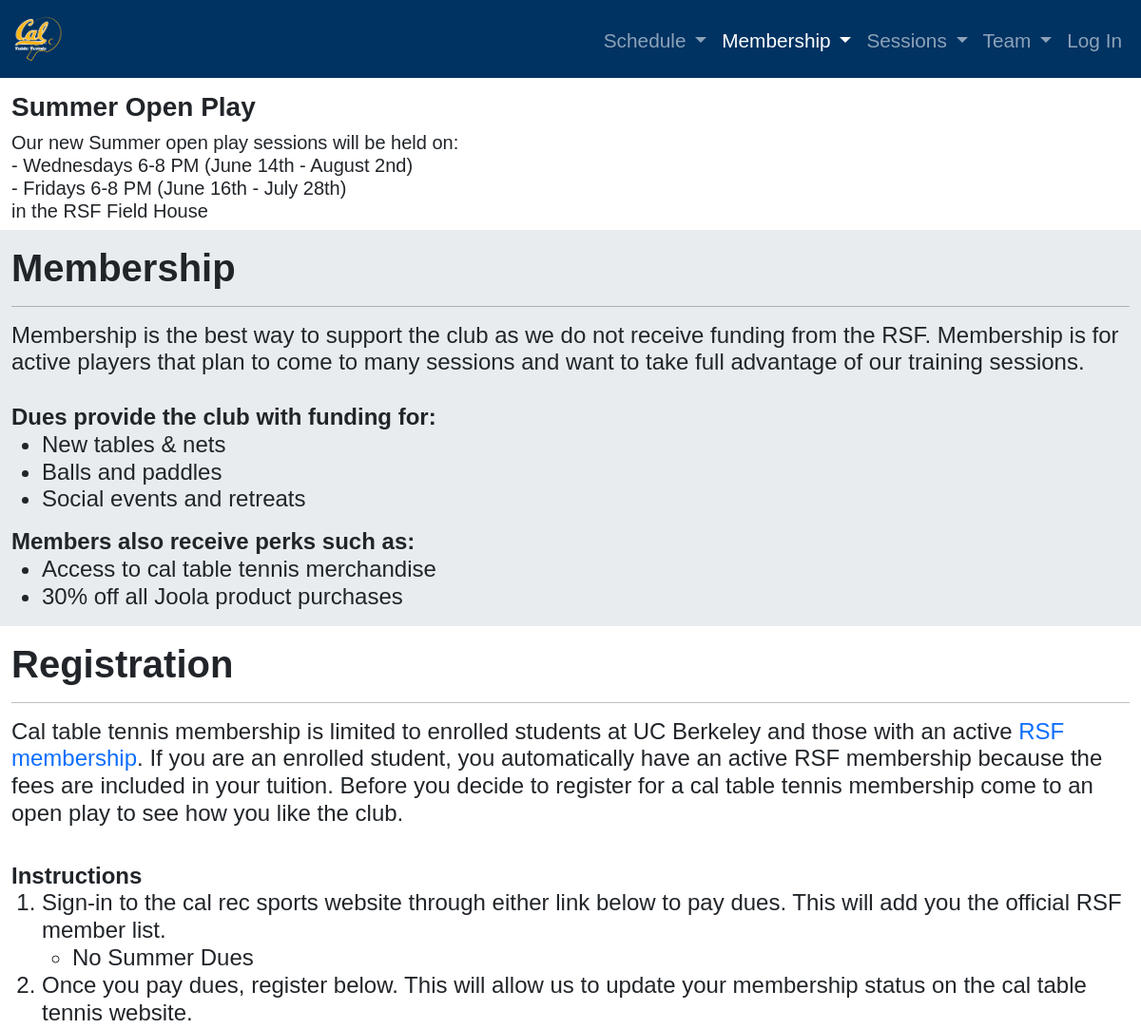
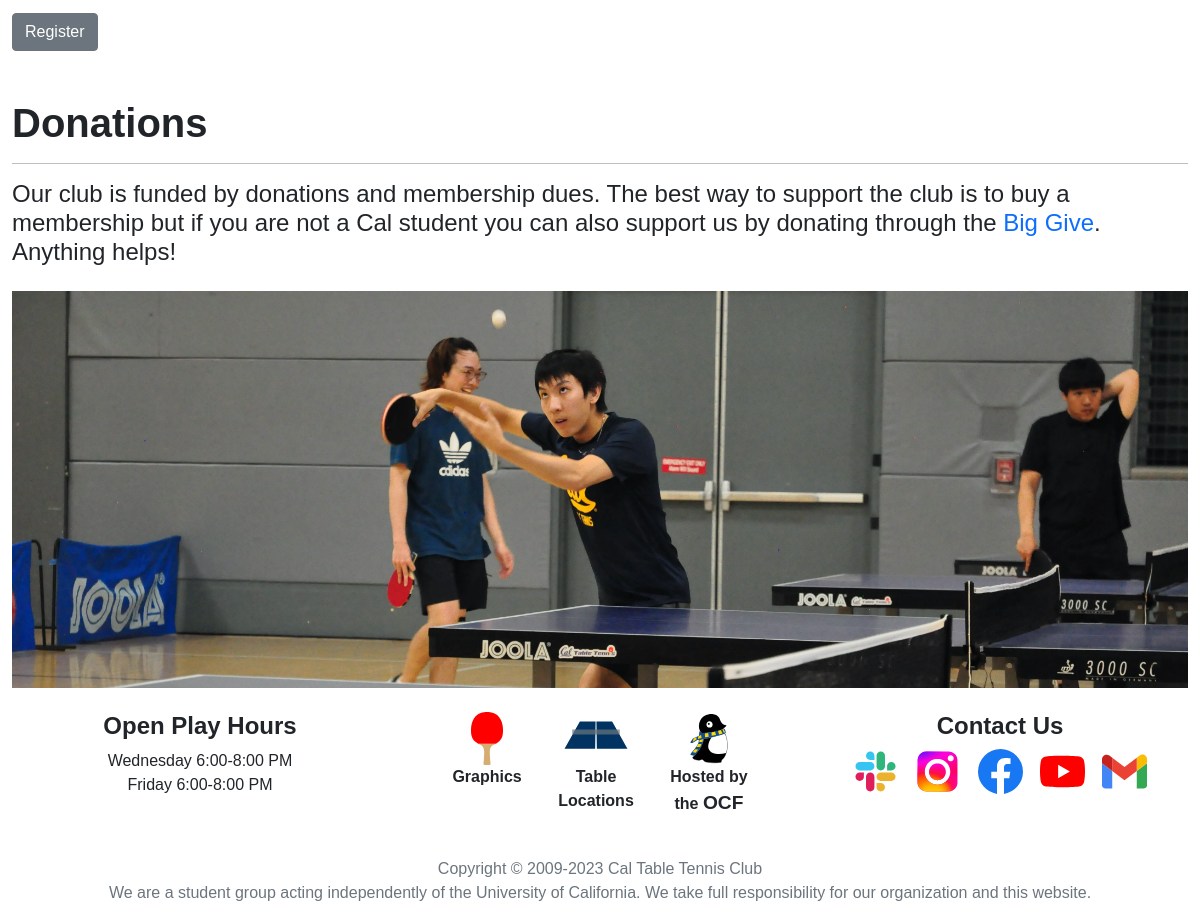
Page /membership/ on the committed database (2 pictures, top to bottom).
### announcements/models.py (models this page shows)
class Announcement(models.Model):
	title = models.CharField(max_length=80, default=None, blank=True, null=True)
	content = models.CharField(max_length=500, default=None, blank=True, null=True)
	link_text = models.CharField(max_length=80, default=None, blank=True, null=True)
	link_url = models.URLField(max_length=300, default=None, blank=True, null=True)
	link_opens_in_new_tab = models.BooleanField(default=True)
	on_home_page = models.BooleanField(default=False)
	on_schedule_page = models.BooleanField(default=False)
	on_sessions_page = models.BooleanField(default=False)
	on_membership_page = models.BooleanField(default=False)
	on_team_page = models.BooleanField(default=False)

### membership/models.py (models this page shows)
class DuesLink(models.Model):
	link_text = models.CharField(max_length=80, default=None, blank=True, null=True)
	link_url = models.URLField(max_length=300, default=None, blank=True, null=True)
	link_opens_in_new_tab = models.BooleanField(default=True)

### images/models.py (models this page shows, shortened)
class FooterImage(models.Model):
	image = models.ImageField(upload_to=footer_upload_location)
	name = models.CharField(max_length=30, unique=True)
	__original_image = None
	__original_name = None
	def __init__(self, *args, **kwargs):
			super().__init__(*args, **kwargs)
			self.__original_image = self.image
			self.__original_name = self.name

### schedule/models.py (models this page shows)
class TimeSlot(models.Model):
	time_slot = models.CharField(max_length=100, blank=True)
	day = models.CharField(max_length=9, choices=DayChoices, blank=True)
	location = models.CharField(max_length=20, choices=LocationChoices, blank=True)
	availability = models.CharField(max_length=15, choices=AvailabilityChoices, blank=True)
	open_play = models.BooleanField(default=True)
	novice_training = models.BooleanField(default=False)
	intermediate_training = models.BooleanField(default=False)
	advanced_training = models.BooleanField(default=False)
	tournaments = models.BooleanField(default=False)

### membership/views.py (the view)
# urls.py: path('membership/', include('membership.urls')),
def membership(request):
  page_title = 'Membership'
  announcements = Announcement.objects.filter(on_membership_page=True)
  dues_links = DuesLink.objects.all()
  return render(request, "membership/membership.html",
    {
      'page_title': page_title,
      'announcements': announcements,
      'dues_links': dues_links
    }
  )

### templates/membership/membership.html (shortened to what this page needs)
{% extends 'base.html' %}
{% load static %}
{% load socialaccount %}
{% load account %}
{% load custom_tags %}
{% block content %}
<div class="container-fluid padding">
	<div class="row emphasis">
		<div class="col-12">
			<h1><b>Membership</b></h1>
			<hr class="horizontalrule">
			<h4>
				Membership is the best way to support the club as we do not receive funding from the RSF.
				Membership is for active players that plan to come to many sessions and want to take full advantage of our training sessions.
				<br/><br/>
				<b>Dues provide the club with funding for:</b>
				<ul>
					<li>New tables & nets</li>
					<li>Balls and paddles</li>
					<li>Social events and retreats</li>
				</ul>
				<b>Members also receive perks such as:</b>
				<ul>
					<li>Access to cal table tennis merchandise</li>
					<li>30% off all Joola product purchases</li>
				</ul>
			</h4>
		</div>
	</div>
</div>
<div class="container-fluid padding" id="registration">
	<div class="row padding">
		<div class="col-12">
			<h1><b>Registration</b></h1>
			<hr class="horizontalrule">
			<h4>
				Cal table tennis membership is limited to enrolled students at UC Berkeley and those with an active
				<a href="https://recsports.berkeley.edu/memberships/" target="_blank" rel="noreferrer noopener">RSF membership</a>.
				If you are an enrolled student, you automatically have an active RSF membership because the fees are included in your tuition.
				Before you decide to register for a cal table tennis membership come to an open play to see how you like the club.
			</h4>
			<h4>
				<br/>
				<b>Instructions</b><br/>
				<ol>
					<li>
						Sign-in to the cal rec sports website through either link below to pay dues.  This will add you the official RSF member list.
						<ul>
						{% for dues_link in dues_links %}
							{% if dues_link.link_url %}
							<li>
								{% if dues_link.link_url and dues_link.link_text%}
									{% if dues_link.link_opens_in_new_tab %}
										<a href="{{ dues_link.link_url }}" target="_blank" rel="noreferrer noopener">{{ dues_link.link_text }}</a>
									{% else %}
										<a href="{{ dues_link.link_url }}">{{ dues_link.link_text }}</a>
									{% endif%}
								{% elif dues_link.link_url %}
									{% if dues_link.link_opens_in_new_tab %}
										<a href="{{ dues_link.link_url }}" target="_blank" rel="noreferrer noopener">{{ dues_link.link_url }}</a>
									{% else %}
										<a href="{{ dues_link.link_url }}">{{ dues_link.link_url }}</a>
									{% endif %}
								{% endif %}
							</li>
							{% elif dues_link.link_text %}
							<li>
								{{ dues_link.link_text }}
							</li>
							{% endif %}
						{% endfor %}
						</ul>
					</li>
					<li>
						Once you pay dues, register below.  This will allow us to update your membership status on the cal table tennis website.
					</li>
				</ol>
				{% if not user.is_registered and not user.is_member %}
					<a href={% url 'register' %} class="btn btn-secondary">Register</a>
				{% else %}
					</h4>
						<p>
							No need to register because you are already a member of Cal Table Tennis 🏓.
						</p>
					<h4>
				{% endif %}
			</h4>
		</div>
	</div>
</div>
<div class="container-fluid padding">
	<div class="row padding">
	</div>
</div>
<div class="container-fluid padding" id="donations">
	<div class="row padding">
		<div class="col-12">
			<h1><b>Donations</b></h1>
			<hr class="horizontalrule">
			<h4>
				Our club is funded by donations and membership dues.
				The best way to support the club is to buy a membership but if you are not a Cal student you can also support us by donating through the
				<a href="https://givingday.berkeley.edu/giving-day/60202/donate?dept=60796">Big Give</a>. Anything helps!
			</h4>
		</div>
	</div>
</div>
{% endblock content %}

### templates/base.html (shortened to what this page needs)
{% load static %}
{% load socialaccount %}
{% load account %}
{% load custom_tags %}
<!DOCTYPE html>
<html lang="en">
<head>
	<link rel="stylesheet" href={% static "plugins/bootstrap/bootstrap.min.css" %}>
	<link rel="stylesheet" type="text/css" href= "{% static "css/style.css" %}?v=7.4">
</head>
<body>
<nav class="navbar navbar-expand-md navbar-dark fixed-top">
	<div class="container-fluid">
	{% url "home" as url %}
	<a class="navbar-brand" href={{ url }}><img src={% static "graphics/logo.png" %}></a>
	<div class="collapse navbar-collapse" id="navbarSupportedContent">
		<ul class="navbar-nav ms-auto ">
			{% url "schedule" as url %}
			<li class="nav-item dropdown">
				<a class="nav-link {% if request.path == url %}active{% endif %}" href={{ url }} style="padding-right:0; display:inline-block;">Schedule</a>
				<a class="nav-link dropdown-toggle {% if request.path == url %}active{% endif %}"  style="padding-left:0; display:inline-block;"
				href="#" id="navbarDropdown" role="button" data-bs-toggle="dropdown" aria-expanded="false"> </a>
			</li>
			{% url "membership" as url %}
			<li class="nav-item dropdown">
				<a class="nav-link {% if request.path == url %}active{% endif %}" href={{ url }} style="padding-right:0; display:inline-block;">Membership</a>
				<a class="nav-link dropdown-toggle {% if request.path == url %}active{% endif %}"  style="padding-left:0; display:inline-block;"
				href="#" id="navbarDropdown" role="button" data-bs-toggle="dropdown" aria-expanded="false"> </a>
			</li>
			{% url "sessions" as url %}
			<li class="nav-item dropdown">
				<a class="nav-link {% if request.path == url %}active{% endif %}" href={{ url }} style="padding-right:0; display:inline-block;">Sessions</a>
				<a class="nav-link dropdown-toggle {% if request.path == url %}active{% endif %}"  style="padding-left:0; display:inline-block;"
				href="#" id="navbarDropdown" role="button" data-bs-toggle="dropdown" aria-expanded="false"> </a>
			</li>
			{% url "team" as url %}
			<li class="nav-item dropdown">
				<a class="nav-link {% if request.path == url %}active{% endif %}" href={{ url }} style="padding-right:0; display:inline-block;">Team</a>
				<a class="nav-link dropdown-toggle {% if request.path == url %}active{% endif %}"  style="padding-left:0; display:inline-block;"
				href="#" id="navbarDropdown" role="button" data-bs-toggle="dropdown" aria-expanded="false"> </a>
			</li>
			<li class="nav-item dropdown">
				{% if user.is_authenticated %}
				<a class="nav-link" href="{% provider_login_url 'google' action='reauthenticate' next=request.path %}" id="navbarDropdown" role="button"
				data-bs-toggle="dropdown" aria-expanded="false">
					<span class="d-md-none">
						Account
						{% if user.is_staff and num_notifications %}
						<span class="badge rounded-pill bg-danger badge-position">{{ num_notifications }}</span>
						{% endif %}
					</span>
					<span class="d-none d-md-block">
						<img class="account-image rounded-circle" src="{{ user.socialaccount_set.all.0.get_avatar_url }}" style="height: 2.5rem;"/>
						{% if user.is_staff and num_notifications %}
						<span class="top-0 start-100 translate-middle badge rounded-pill badge bg-danger">{{ num_notifications }}</span>
						{% endif %}
					</span>
				</a>
				<ul class="dropdown-menu dropdown-menu-end" aria-labelledby="navbarDropdown">
					<li><a class="dropdown-item" href="{% url 'account-settings' %}?next={{request.path}}">Account Settings</a></li>
					<li><form id="logoutid" action="{% url 'logout' %}" method="post">{% csrf_token %}</form></li>
					<li><a class="dropdown-item" href="{% url 'account_logout' %}?next={{request.path}}">
						Logout {{ user.email }}
						{% if user.is_member %}
							🏓
						{% endif %}
					</a></li>
					{% if user.is_staff or user.is_admin%}
						<li><hr class="dropdown-divider"></li>
						<li><a class="dropdown-item" href="{% url 'manage-users' %}?next={{request.path}}">Manage Users
							{% if num_notifications %}
								<span class="badge rounded-pill bg-danger badge-position">{{ num_notifications }}</span>
							{% endif %}
						</a></li>
					{% endif %}
					{% if user.is_admin and not user.is_superuser %}
						<li><hr class="dropdown-divider"></li>
						<li><a class="dropdown-item" href="{% url 'admin:index' %}?next={{request.path}}">Admin Portal</a></li>
					{% endif %}
						{% if user.is_superuser %}
						<li><hr class="dropdown-divider"></li>
						<li><a class="dropdown-item" href="{% url 'admin:index' %}?next={{request.path}}">Superuser Portal</a></li>
					{% endif %}
				</ul>
				{% else %}
				<a class="nav-link" href="{% provider_login_url 'google' action='reauthenticate' next=request.path %}">Log In</a>
				{% endif %}
			</li>
		</ul>
	</div>
</nav>
{% if announcements %}
<div class="container-fluid padding">
	<div class="row padding">
		<div class="col-lg-6">
			{% for announcement in announcements %}
				{% if announcement.title %}
					<h3><b>{{ announcement.title }}</b></h3>
				{% endif %}
				{% if announcement.content or announcement.link_url %}
				<h5>
					{% if announcement.content  %}
						{{ announcement.content|linebreaksbr }}<br/>
					{% endif %}
				</h5>
				{% endif %}
			{% endfor %}
		</div>
	</div>
</div>
{% endif %}
<div id="main" role="main">
{% block content %} {% endblock content %}
</div>
</body>
<footer>
	<div class="container-fluid padding">
		<div class="row text-center">
			<div class="col-md-12 col-xs-12">
				<img class="placeholder" style="width:100%; height: auto" src="{% get_media_prefix %}{{ footer_image.image }}">
			</div>
			<div class="col-md-6 col-lg-4 order-lg-1 ">
				<br/>
				<h4><b>Open Play Hours</b></h4>
				<a class="open-play-hours" href={% anchor 'schedule' 'open-play' %}>
					<div>
					{% for time_slot in open_play_time_slots %}
						{{ time_slot.get_day_display }} {{ time_slot.time_slot}}<br/>
					{% endfor %}
					</div>
				</a>
			</div>
			<div class="col-md-6 col-lg-4 order-lg-3">
				<br/>
				<h4><b>Contact Us</b></h4>
				<a href="https://join.slack.com/t/caltabletenni-rop5169/shared_invite/zt-1x2g09jmr-do6tlIkyeHQRyjnrM0~TJQ"
				target="_blank" rel="noreferrer noopener">
					<img class="contact" src={% static "graphics/company_icons/slack.svg" %}>
				</a>
				<a href="https://www.instagram.com/calttc/?hl=en"
				target="_blank" rel="noreferrer noopener">
					<img class="contact" src={% static "graphics/company_icons/instagram.svg" %}>
				</a>
				<a href="https://www.facebook.com/groups/calttc/?ref=share"
				target="_blank" rel="noreferrer noopener">
					<img class="contact" src={% static "graphics/company_icons/facebook.svg" %}>
				</a>
				<a href="https://www.youtube.com/channel/UCutzjqRQ5dr9ksZ-rZjlhjQ"
				target="_blank" rel="noreferrer noopener">
					<img class="contact" src={% static "graphics/company_icons/youtube.svg" %}>
				</a>
				<a href="mailto:calttc@gmail.com">
					<img class="contact" src={% static "graphics/company_icons/gmail.svg" %}>
				</a>
			</div>
			<div class="col-12 order-4">
				<br/>
				<p style="color: #6c757d;">Copyright &copy; 2009-{{ current_datetime.year }} Cal Table Tennis Club<br/>
				We are a student group acting independently of the University of California. We take full responsibility for our organization and this website.</p>
			</div>
			<div class="col-md-12 col-lg-4 order-lg-2">
				<br/>
				<div class="container d-flex" style="display:flex; align-items:top; justify-content: center">
					<a class="figure" href={% url 'graphics' %} style="color: inherit; text-decoration: inherit;">
						<figure>
							<img style="height:3.3rem; width:auto;" src={% static "graphics/assets/ping_pong_paddle.svg" %}>
							<figcaption><b>Graphics</b></figcaption>
						</figure>
					</a>
					<a class="figure" href={% url 'table-locations' %} style="color: inherit; text-decoration: inherit;">
						<figure>
							<img src={% static "graphics/assets/ping_pong_table.svg" %}
							style="height:3.3rem;">
							<figcaption>
								<b>Table <br/>
									Locations</b>
							</figcaption>
						</figure>
					</a>
					<a class="figure" href="https://www.ocf.berkeley.edu" target="_blank" rel="noreferrer noopener" style="color: inherit; text-decoration: inherit;">
						<figure>
							<img src={% static "graphics/assets/ocf_penguin.svg" %} alt="Hosted by the OCF" style="border: 0; height:3.3rem">
							<figcaption >
								<b>
									Hosted by <br/>
									<span style="vertical-align:top;">
										the <big>OCF</big>
									</span>
								</b>
							</figcaption>
						</figure>
					</a>
					<br/>
					<br/>
				</div>
			</div>
</footer>
</html>

### rows in the picture
Announcement: title "Summer Open Play", content "Our new Summer open play sessions will be held on: - Wednesdays 6-8 PM (June 14th - August 2nd) - Fridays 6-8 PM (June 16th - July 28th) in the RSF Field House"
DuesLink: link_text "No Summer Dues"
FooterImage: image (picture)
TimeSlot: day "Wednesday", time_slot "6:00-8:00 PM"
TimeSlot: day "Friday", time_slot "6:00-8:00 PM"
